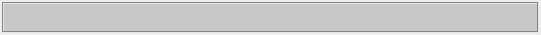
<?xml version="1.0" encoding="UTF-8"?>
<ui version="4.0">
 <class>frmNotificationItem</class>
 <widget class="QWidget" name="frmNotificationItem">
  <property name="geometry">
   <rect>
    <x>0</x>
    <y>0</y>
    <width>541</width>
    <height>35</height>
   </rect>
  </property>
  <property name="sizePolicy">
   <sizepolicy hsizetype="Preferred" vsizetype="Ignored">
    <horstretch>0</horstretch>
    <verstretch>0</verstretch>
   </sizepolicy>
  </property>
  <property name="maximumSize">
   <size>
    <width>16777215</width>
    <height>35</height>
   </size>
  </property>
  <property name="windowTitle">
   <string>Form</string>
  </property>
  <property name="styleSheet">
   <string notr="true"/>
  </property>
  <layout class="QHBoxLayout" name="horizontalLayout_2">
   <property name="spacing">
    <number>2</number>
   </property>
   <property name="margin">
    <number>2</number>
   </property>
   <item>
    <widget class="QFrame" name="frame">
     <property name="sizePolicy">
      <sizepolicy hsizetype="Preferred" vsizetype="Ignored">
       <horstretch>0</horstretch>
       <verstretch>20</verstretch>
      </sizepolicy>
     </property>
     <property name="sizeIncrement">
      <size>
       <width>0</width>
       <height>20</height>
      </size>
     </property>
     <property name="styleSheet">
      <string notr="true">background-color: rgb(200, 200, 200);</string>
     </property>
     <property name="frameShape">
      <enum>QFrame::Box</enum>
     </property>
     <property name="frameShadow">
      <enum>QFrame::Sunken</enum>
     </property>
     <property name="lineWidth">
      <number>1</number>
     </property>
     <property name="midLineWidth">
      <number>0</number>
     </property>
     <layout class="QHBoxLayout" name="horizontalLayout">
      <property name="margin">
       <number>5</number>
      </property>
      <item>
       <widget class="QLabel" name="lblNotifIcon">
        <property name="sizePolicy">
         <sizepolicy hsizetype="Fixed" vsizetype="Preferred">
          <horstretch>0</horstretch>
          <verstretch>0</verstretch>
         </sizepolicy>
        </property>
        <property name="text">
         <string/>
        </property>
       </widget>
      </item>
      <item>
       <widget class="QLabel" name="lblNotifMessage">
        <property name="sizePolicy">
         <sizepolicy hsizetype="Expanding" vsizetype="Ignored">
          <horstretch>0</horstretch>
          <verstretch>0</verstretch>
         </sizepolicy>
        </property>
        <property name="minimumSize">
         <size>
          <width>20</width>
          <height>20</height>
         </size>
        </property>
        <property name="sizeIncrement">
         <size>
          <width>0</width>
          <height>0</height>
         </size>
        </property>
        <property name="font">
         <font>
          <pointsize>6</pointsize>
          <weight>75</weight>
          <bold>true</bold>
         </font>
        </property>
        <property name="cursor">
         <cursorShape>ArrowCursor</cursorShape>
        </property>
        <property name="frameShape">
         <enum>QFrame::NoFrame</enum>
        </property>
        <property name="text">
         <string/>
        </property>
        <property name="textFormat">
         <enum>Qt::RichText</enum>
        </property>
        <property name="wordWrap">
         <bool>true</bool>
        </property>
       </widget>
      </item>
      <item>
       <widget class="QLabel" name="lblClose">
        <property name="minimumSize">
         <size>
          <width>5</width>
          <height>5</height>
         </size>
        </property>
        <property name="maximumSize">
         <size>
          <width>12</width>
          <height>12</height>
         </size>
        </property>
        <property name="cursor">
         <cursorShape>PointingHandCursor</cursorShape>
        </property>
        <property name="toolTip">
         <string>Close Message</string>
        </property>
        <property name="text">
         <string/>
        </property>
        <property name="pixmap">
         <pixmap resource="../resources.qrc">:/plugins/stdm/images/icons/close_msg.png</pixmap>
        </property>
        <property name="alignment">
         <set>Qt::AlignRight|Qt::AlignTrailing|Qt::AlignVCenter</set>
        </property>
        <property name="wordWrap">
         <bool>false</bool>
        </property>
       </widget>
      </item>
     </layout>
    </widget>
   </item>
  </layout>
 </widget>
 <resources>
  <include location="../resources.qrc"/>
 </resources>
 <connections/>
</ui>
